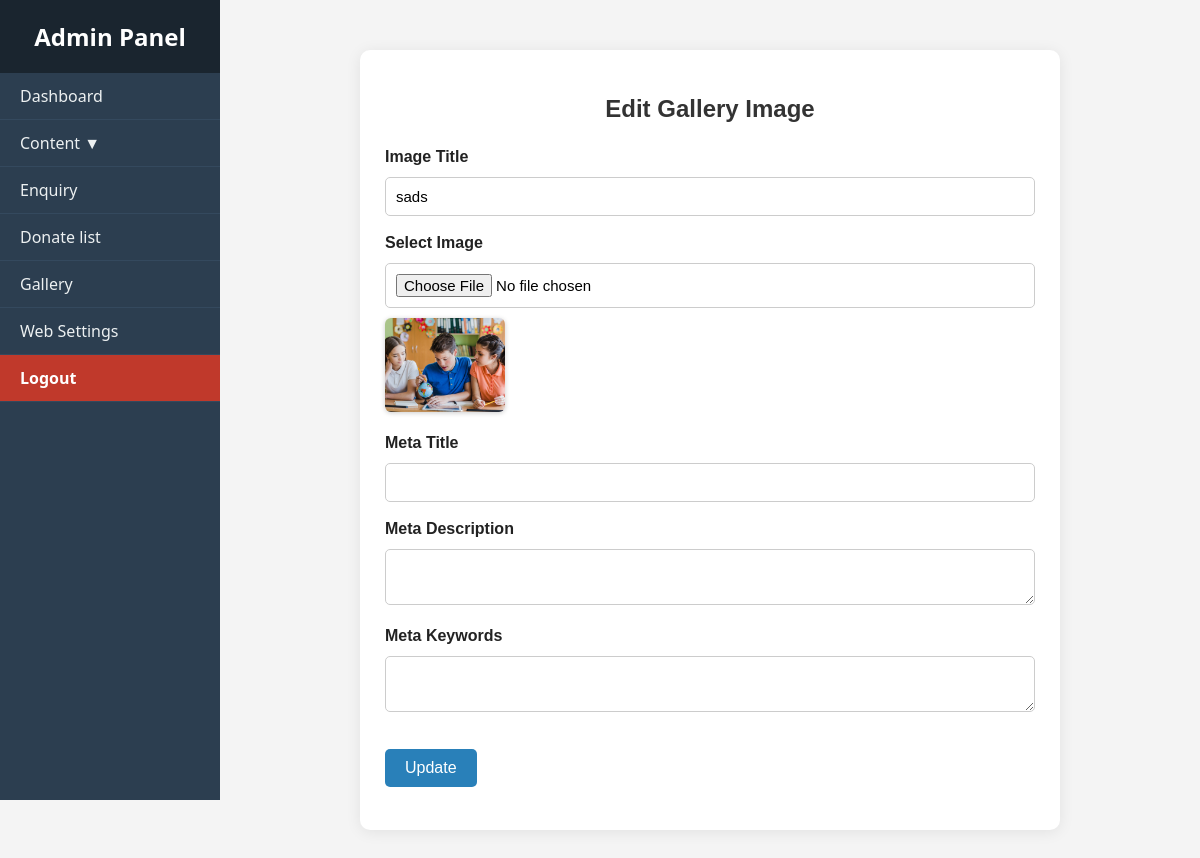
The page /admin/gallery.php?edit=5 on the database its author committed.
### tables this page shows
CREATE TABLE `gallery` (
  `id` int(11) NOT NULL,
  `title` varchar(255) DEFAULT NULL,
  `image` varchar(255) DEFAULT NULL,
  `meta_title` varchar(255) DEFAULT NULL,
  `meta_description` text DEFAULT NULL,
  `meta_keywords` text DEFAULT NULL,
  `created_at` datetime DEFAULT current_timestamp()
);

### admin/gallery.php (the view, shortened to what this page needs)
<?php
include 'db.php';
include 'header.php';
$id = "";
$title = "";
$image = "";
$meta_title = "";
$meta_description = "";
$meta_keywords = "";
if (isset($_GET['edit'])) {
    $id = (int)$_GET['edit'];
    $result = $conn->query("SELECT * FROM gallery WHERE id=$id");
    if ($result->num_rows > 0) {
        $row = $result->fetch_assoc();
        $title = $row['title'];
        $image = $row['image'];
        $meta_title = $row['meta_title'];
        $meta_description = $row['meta_description'];
        $meta_keywords = $row['meta_keywords'];
    }
}
?>
<div class="form-container">
    <h2><?= $id ? 'Edit' : 'Add' ?> Gallery Image</h2>
    <form method="post" enctype="multipart/form-data">
        <div class="form-group">
            <label>Image Title</label>
            <input type="text" name="title" value="<?= htmlspecialchars($title) ?>" required>
        </div>
        <div class="form-group">
            <label>Select Image</label>
            <input type="file" name="image">
            <?php if ($image != ""): ?>
                <img src="uploads/<?= $image ?>" class="preview">
            <?php endif; ?>
        </div>
        <div class="form-group">
            <label>Meta Title</label>
            <input type="text" name="meta_title" value="<?= htmlspecialchars($meta_title) ?>">
        </div>
        <div class="form-group">
            <label>Meta Description</label>
            <textarea name="meta_description" rows="2"><?= htmlspecialchars($meta_description) ?></textarea>
        </div>
        <div class="form-group">
            <label>Meta Keywords</label>
            <textarea name="meta_keywords" rows="2"><?= htmlspecialchars($meta_keywords) ?></textarea>
        </div>
        <div class="form-group">
            <button type="submit" name="save"><?= $id ? 'Update' : 'Save' ?></button>
        </div>
    </form>
</div>

### admin/header.php (style rules this page uses)
* { box-sizing: border-box; }
body { margin: 0; font-family: 'Segoe UI', sans-serif; background-color: #f4f4f4; }
.form-container { max-width: 600px; margin: auto; background: #fff; padding: 20px; border-radius: 10px; box-shadow: 0 0 10px rgba(0, 0, 0, 0.1); }
.form-container label { display: block; margin-top: 10px; font-weight: bold; }
.form-container input[type="text"], .form-container select, .form-container textarea, .form-container input[type="file"] { width: 100%; padding: 10px; margin-top: 5px; border: 1px solid #ccc; border-radius: 5px; }
.form-container button { margin-top: 15px; padding: 10px 20px; background-color: #2980b9; color: white; border: none; border-radius: 5px; cursor: pointer; }

### admin/gallery.php (style rules this page uses)
.form-container { max-width: 700px; margin: 30px auto; padding: 25px; background: #fff; border-radius: 10px; box-shadow: 0 2px 15px rgba(0, 0, 0, 0.08); font-family: sans-serif; }
.form-container h2 { text-align: center; margin-bottom: 25px; color: #333; }
.form-group { margin-bottom: 18px; }
label { display: block; margin-bottom: 6px; font-weight: 600; color: #222; }
input[type="text"], input[type="file"], textarea { width: 100%; padding: 10px; font-size: 15px; border: 1px solid #ccc; border-radius: 6px; resize: vertical; }
img.preview { margin-top: 10px; width: 120px; border-radius: 6px; box-shadow: 0 1px 5px rgba(0, 0, 0, 0.2); }
button { padding: 10px 25px; background-color: #28a745; color: white; font-size: 16px; border: none; border-radius: 6px; cursor: pointer; }

### rows shown on the page
gallery: title "sads", image (picture)
